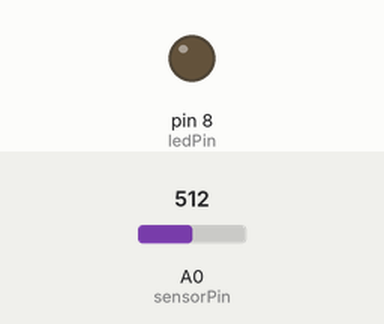
A sketch run on a simulated Arduino Uno, built with avr-gcc and run on an emulated ATmega328P. On the bench: output pins drawn as LEDs (lit = HIGH). The test bench sets the inputs (shaded band); at power-on: A0 (sensorPin) = 512. What the sketch prints to the serial monitor is not drawn.

Above: at 1.2 s.
1.3 s: A0 (sensorPin) set to 306
Timing chart, 0 to 4.3 s (numbered marks = the images above; inputs shaded):
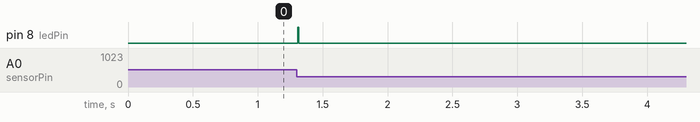

The sketch:

sound_interfacing.ino
```cpp
int ledPin=8;
int sensorPin=A0;
int val1 = 0;
int val2 = 0;

void setup(){
  pinMode(ledPin, OUTPUT);
  pinMode(sensorPin, INPUT);
  Serial.begin (9600);
}

void loop (){
  val1 =analogRead(sensorPin);
  Serial.println (val1);
  val2 =analogRead(sensorPin);
  Serial.println (val2);
  delay(1);
  // when the sensor detects a signal above the threshold value, LED flashes
  if ((val1-val2)>1) {
    digitalWrite(ledPin, HIGH);
  }
  else {
    digitalWrite(ledPin, LOW);
  }
}
```

Measured:
- after the input at 1.3 s, pin 8 (ledPin): LOW → HIGH at once, → LOW 0.01 s later
